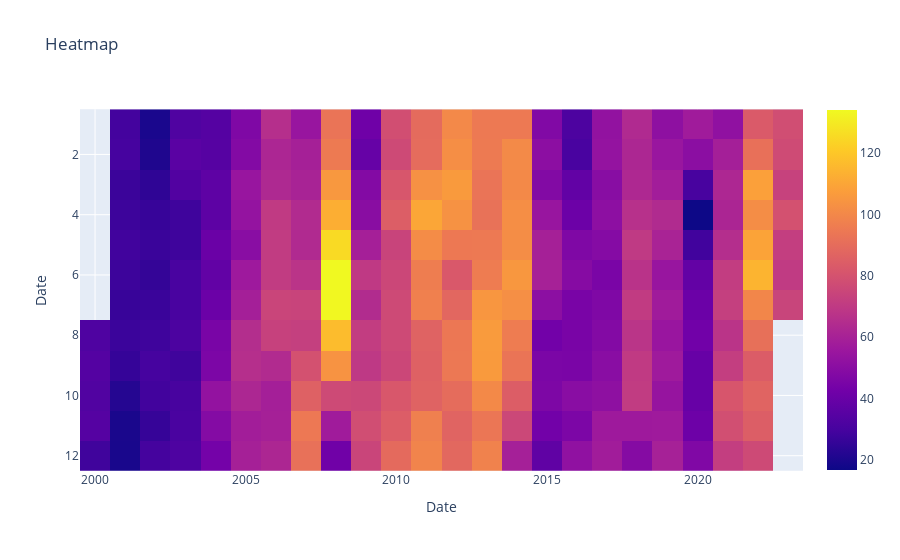

Notebook code for this chart:
### Code cell
# Convert the Date column to a datetime object
df['Date'] = pd.to_datetime(df['Date'])

# Pivot the data to create a matrix with dates as rows and columns as years
heatmap_data = df.pivot_table(index=df['Date'].dt.month, columns=df['Date'].dt.year, values='Price', aggfunc='mean')

# Create the interactive heatmap
fig = px.imshow(heatmap_data, title='Heatmap')

# Show the plot
fig.show()

### Figure 1 — Plotly figure (JSON) as saved in the notebook; plotly's stock layout.template omitted (floating-point values rounded to 4 significant figures; data arrays with more than 128 entries replaced by an {"elided": "..."} marker saying what was removed)
{"data": [{"coloraxis": "coloraxis", "hovertemplate": "Date: %{x}<br>Date: %{y}<br>color: %{z}<extra></extra>", "name": "0", "type": "heatmap", "x": [2000, 2001, 2002, 2003, 2004, 2005, 2006, 2007, 2008, 2009, 2010, 2011, 2012, 2013, 2014, 2015, 2016, 2017, 2018, 2019, 2020, 2021, 2022, 2023], "xaxis": "x", "y": [1, 2, 3, 4, 5, 6, 7, 8, 9, 10, 11, 12], "yaxis": "y", "z": {"elided": "12x24 float values"}}], "layout": {"coloraxis": {"colorscale": [[0, "#0d0887"], [0.1111, "#46039f"], [0.2222, "#7201a8"], [0.3333, "#9c179e"], [0.4444, "#bd3786"], [0.5556, "#d8576b"], [0.6667, "#ed7953"], [0.7778, "#fb9f3a"], [0.8889, "#fdca26"], [1, "#f0f921"]]}, "title": {"text": "Heatmap"}, "xaxis": {"anchor": "y", "constrain": "domain", "domain": [0, 1], "scaleanchor": "y", "title": {"text": "Date"}}, "yaxis": {"anchor": "x", "autorange": "reversed", "constrain": "domain", "domain": [0, 1], "title": {"text": "Date"}}}}
